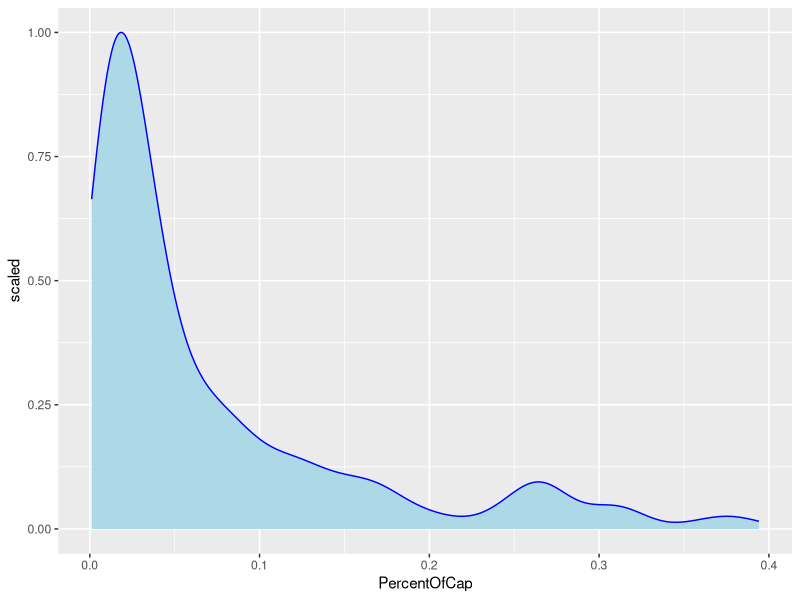
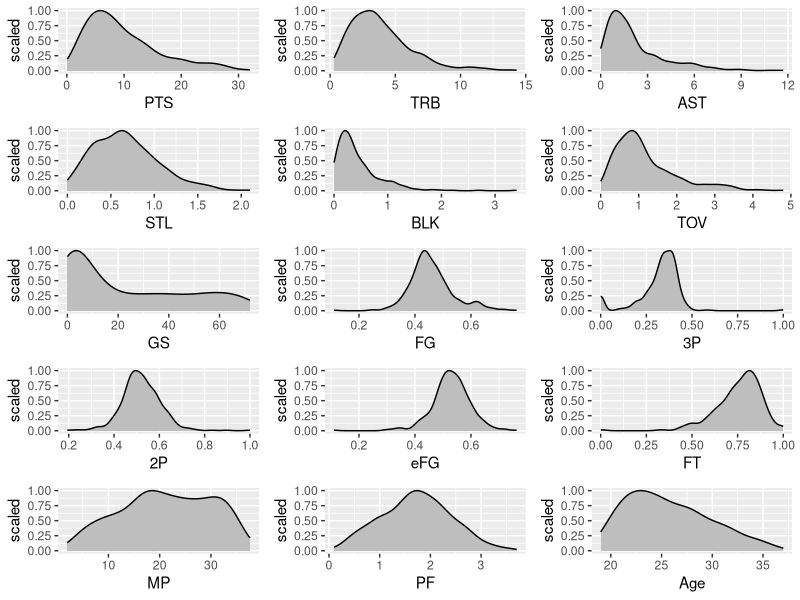
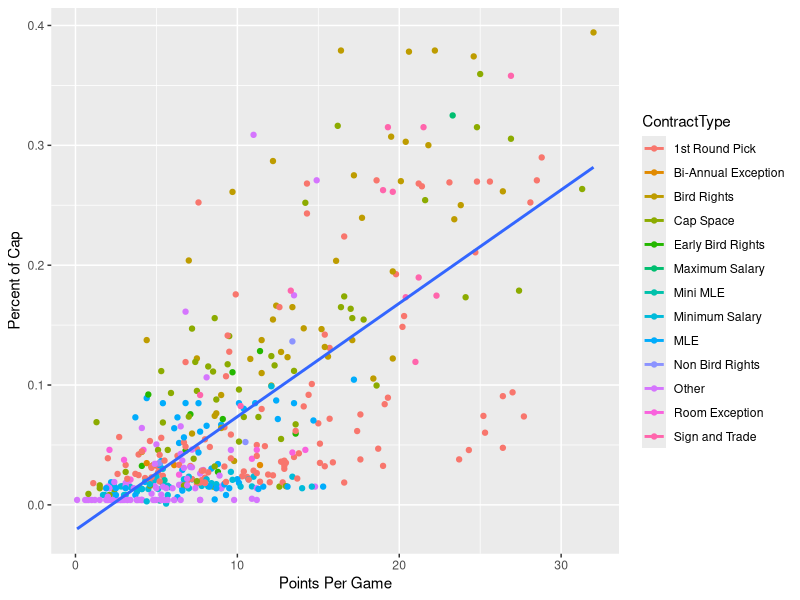
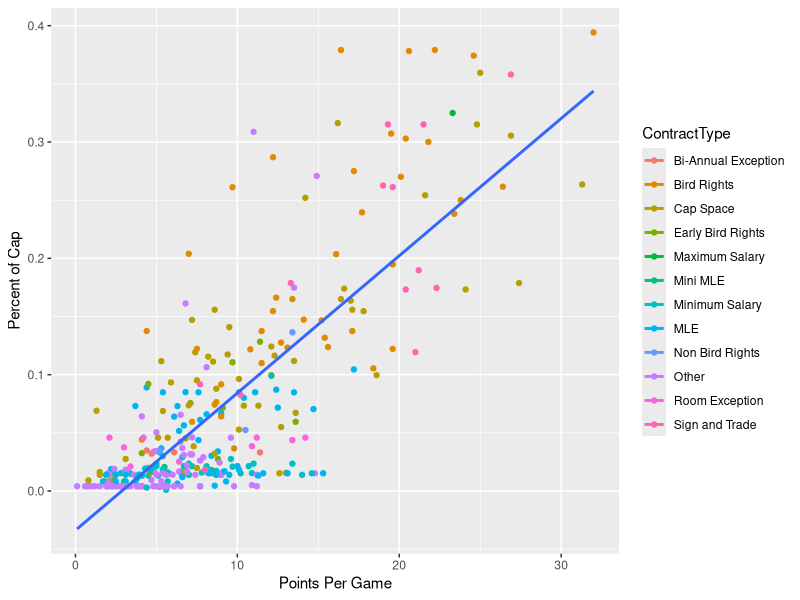
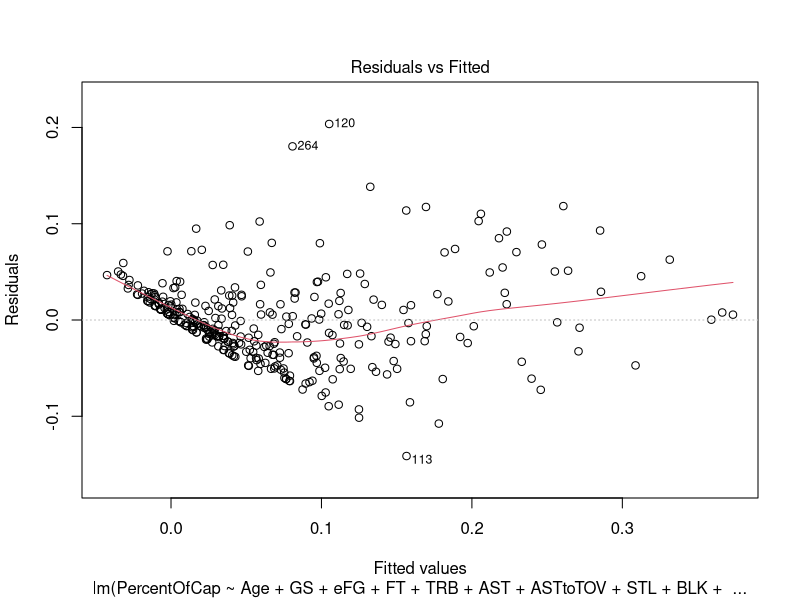
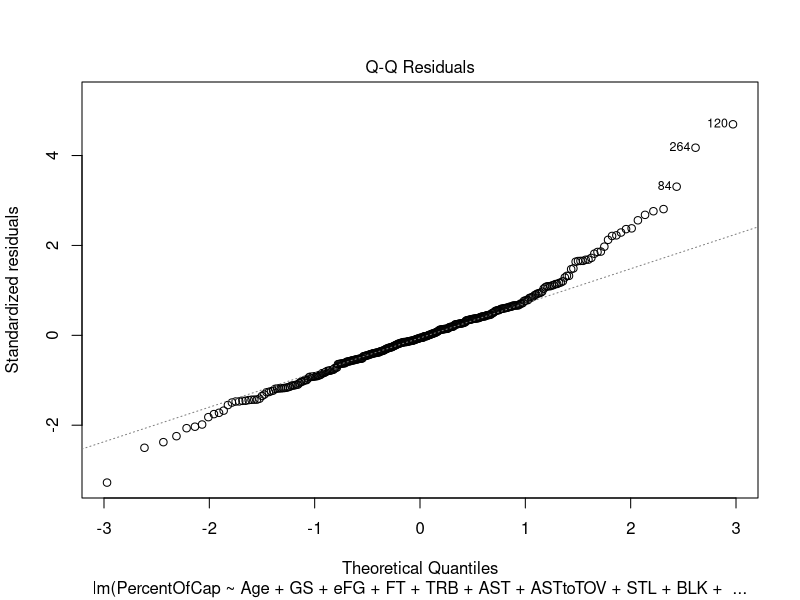

Here is the R script that generated these plots, in order:
## ---- chunk 1
knitr::opts_chunk$set(message = FALSE)
knitr::opts_chunk$set(warning = FALSE)
knitr::opts_chunk$set(echo = TRUE)
## ---- chunk 2
library("knitr")
library("ggplot2")
library("kableExtra")
library("readr")
library("car")
library("readxl")
library("grid")
library("gridExtra")
library(data.table)
library(tidyverse)
## ---- chunk 3
nbaStats <- read_excel("nbaStats.xlsx")
str(nbaStats)  
## ---- chunk 4
nbaStatsCleaned <- subset(nbaStats,
                          G >= 15,
                          select = -c(FGM, `2PM`, `3PM`, FTM, `3PA`, `2PA`, ORB, DRB, Tm, Salary, G, FGA, FTA))

nbaStatsCleaned$PTS <- as.numeric(nbaStatsCleaned$PTS)
nbaStatsCleaned$PTS <- round(nbaStatsCleaned$PTS, digits = 1)

nbaStatsCleaned[c(4:18)][is.na(nbaStatsCleaned[c(4:18)])] <- 0
nbaStatsCleaned[c(19)][is.na(nbaStatsCleaned[c(19)])] <- "Other"
## ---- chunk 5
ggplot(data = nbaStatsCleaned, aes(PercentOfCap)) + geom_density(aes(y = ..scaled..), color = "blue", fill = "lightblue") 

summary(nbaStatsCleaned$PercentOfCap)
## ---- chunk 6
pts <- ggplot(data = nbaStatsCleaned, aes(PTS)) + geom_density(aes(y = ..scaled..), color = "black", fill = "grey") 
trb <- ggplot(data = nbaStatsCleaned, aes(TRB)) + geom_density(aes(y = ..scaled..), color = "black", fill = "grey")
ast <- ggplot(data = nbaStatsCleaned, aes(AST)) + geom_density(aes(y = ..scaled..), color = "black", fill = "grey")
stl <- ggplot(data = nbaStatsCleaned, aes(STL)) + geom_density(aes(y = ..scaled..), color = "black", fill = "grey")
blk <- ggplot(data = nbaStatsCleaned, aes(BLK)) + geom_density(aes(y = ..scaled..), color = "black", fill = "grey")
tov <- ggplot(data = nbaStatsCleaned, aes(TOV)) + geom_density(aes(y = ..scaled..), color = "black", fill = "grey")
gs <- ggplot(data = nbaStatsCleaned, aes(GS)) + geom_density(aes(y = ..scaled..), color = "black", fill = "grey")
fg <- ggplot(data = nbaStatsCleaned, aes(`FG`)) + geom_density(aes(y = ..scaled..), color = "black", fill = "grey")
`3p` <- ggplot(data = nbaStatsCleaned, aes(`3P`)) + geom_density(aes(y = ..scaled..), color = "black", fill = "grey")
`2p` <- ggplot(data = nbaStatsCleaned, aes(`2P`)) + geom_density(aes(y = ..scaled..), color = "black", fill = "grey")
efg <- ggplot(data = nbaStatsCleaned, aes(`eFG`)) + geom_density(aes(y = ..scaled..), color = "black", fill = "grey")
ft <- ggplot(data = nbaStatsCleaned, aes(`FT`)) + geom_density(aes(y = ..scaled..), color = "black", fill = "grey")
mp <- ggplot(data = nbaStatsCleaned, aes(MP)) + geom_density(aes(y = ..scaled..), color = "black", fill = "grey")
pf <- ggplot(data = nbaStatsCleaned, aes(PF)) + geom_density(aes(y = ..scaled..), color = "black", fill = "grey")
age <- ggplot(data = nbaStatsCleaned, aes(Age)) + geom_density(aes(y = ..scaled..), color = "black", fill = "grey")

grid.arrange(pts, trb, ast, stl, blk, tov, gs, fg, `3p`, `2p`, efg, ft, mp, pf, age, ncol = 3)
## ---- chunk 7
cor(nbaStatsCleaned[c(3:17)], nbaStatsCleaned$PercentOfCap)
## ---- chunk 8
ggplot(data = nbaStatsCleaned, aes(x = PTS, y = PercentOfCap, colour = ContractType)) + geom_point() + labs(x = "Points Per Game", y = "Percent of Cap") + geom_smooth(aes(group = 1), method = "lm", se = FALSE)

cor(nbaStatsCleaned$PTS, nbaStatsCleaned$PercentOfCap)
## ---- chunk 9
nonRookieContracts <- subset(nbaStatsCleaned,
                          ContractType != "1st Round Pick")

ggplot(data = nonRookieContracts, aes(x = PTS, y = PercentOfCap, color = ContractType)) + geom_point() + labs(x = "Points Per Game", y = "Percent of Cap") + geom_smooth(aes(group = 1), method = "lm", se = FALSE)

cor(nonRookieContracts$PTS, nonRookieContracts$PercentOfCap)
## ---- chunk 10
nonRookieModel <- lm(PercentOfCap ~ Age + MP + GS + eFG + FG + `3P` + `2P` + FT + TRB + AST + STL + BLK + TOV + PF + PTS, data = nonRookieContracts)

summary(nonRookieModel)
## ---- chunk 11
round(cor(nonRookieContracts[c(3:17)]), digits = 2)
## ---- chunk 12
vif(nonRookieModel)
## ---- chunk 13
nonRookieContracts$ASTtoTOV <- (nonRookieContracts$AST / nonRookieContracts$TOV)

newModel <- lm(PercentOfCap ~ Age + GS + eFG + FT + TRB + AST + ASTtoTOV + STL + BLK + PF + PTS, data = nonRookieContracts)

summary(newModel)
## ---- chunk 14
vif(newModel)
## ---- chunk 15
plot(newModel, which = 1)
plot(newModel, which = 2)
## ---- chunk 16
salaryPrediction <- function(model, player, Age, GS, eFG, FT, TRB, AST, ASTtoTOV, STL, BLK, PF, PTS){
  predictionDataFrame = data.frame(Age, GS, eFG, FT, TRB, AST, ASTtoTOV, STL, BLK, PF, PTS)
  predictedSalary <- predict(model, predictionDataFrame)
  print(paste(player, ":", format(predictedSalary)))
}
## ---- chunk 17
salaryPrediction(newModel, "Luka Doncic", 21, 66, 0.550, 0.730, 8.0, 8.6, 2, 1.0, 0.5, 2.3, 27.7)
## ---- chunk 18
salaryPrediction(newModel, "Mikal Bridges", 24, 72, 0.643, 0.84, 4.3, 2.1, 2.62, 1.1, 0.9, 1.6, 13.5)
## ---- chunk 19
salaryPrediction(newModel, "Kyle Lowry", 34, 46, 0.546, 0.875, 5.4, 7.3, 2.7, 1.0, 0.3, 3.1, 17.2)
